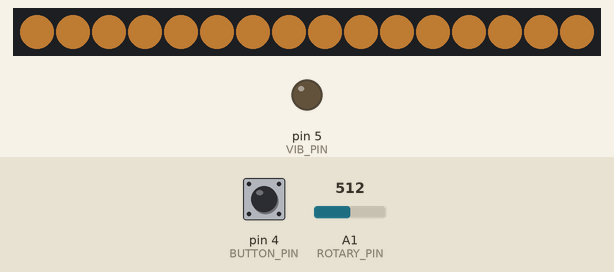
Bench run of a sketch on a simulated Arduino Uno, built with avr-gcc and run on an emulated ATmega328P. Shown: 16 RGB LEDs in strip order, left to right, output pins drawn as LEDs (lit = HIGH). The inputs (shaded band) are chosen by the test bench; at power-on: pin 4 (BUTTON_PIN) LOW, A1 (ROTARY_PIN) = 512. Dim RGB values are drawn brighter than linear; what the sketch prints to the serial monitor is not drawn.

Above: at 1.3 s.
1.4 s: pin 4 (BUTTON_PIN) pulled HIGH for 0.15 s
At 2.6 s:
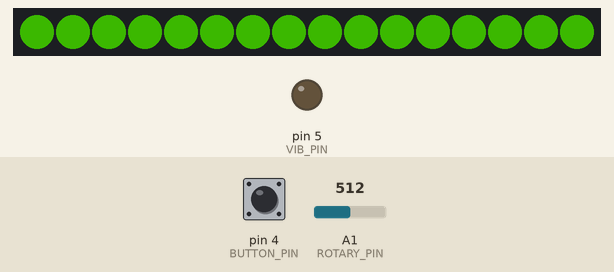
3.0 s: A1 (ROTARY_PIN) set to 97
At 4.3 s:
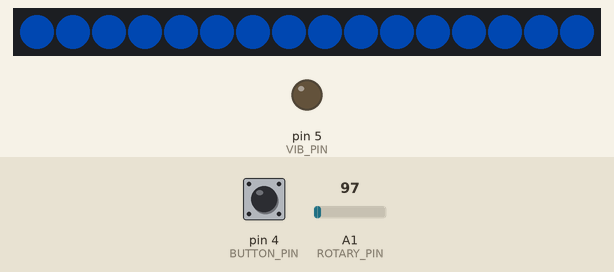
4.8 s: A1 (ROTARY_PIN) set to 1023
At 6.3 s:
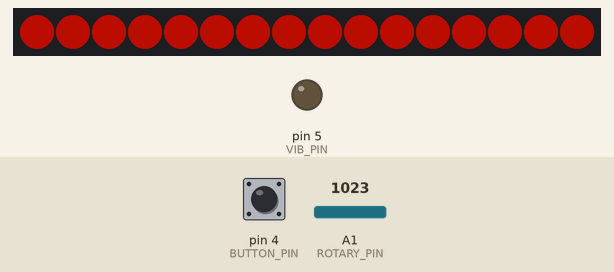
6.5 s: pin 4 (BUTTON_PIN) pulled HIGH for 1 s
8.1 s: pin 4 (BUTTON_PIN) pulled HIGH for 3.2 s
At 9.48 s:
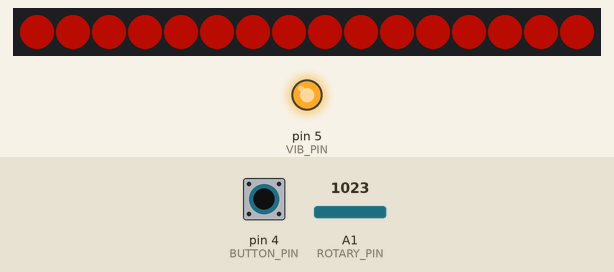
12.8 s: pin 4 (BUTTON_PIN) pulled HIGH for 3.2 s
At 14.18 s:
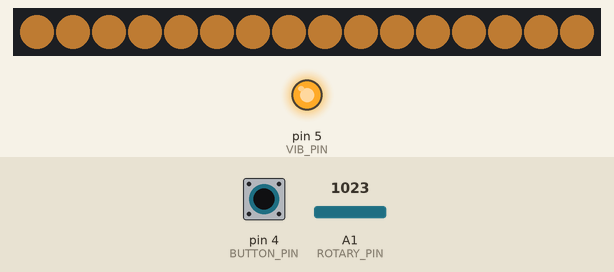
Timing chart, 0 to 15.9 s (numbered marks = the images above; inputs shaded):
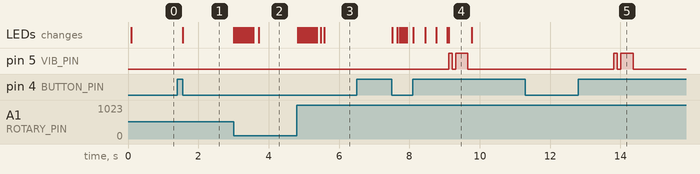

Measured:
- after the input at 1.4 s, the LEDs: change after 0.15 s (image 1)
- after the input at 3.0 s, the LEDs: first change at once (image 2 shows a later state)
- after the input at 4.8 s, the LEDs: first change at once (image 3 shows a later state)
- after the input at 8.1 s, pin 5 (VIB_PIN): LOW → HIGH after 1.0 s, → LOW 0.10 s later, → HIGH 0.10 s later, → LOW 0.35 s later
- after the input at 12.8 s, pin 5 (VIB_PIN): LOW → HIGH after 1.0 s, → LOW 0.10 s later, → HIGH 0.10 s later, → LOW 0.35 s later
- what the display in image 4 shows lasts 0.7 s, from 9.1 s to 9.8 s

The sketch:

blueyellow_version.ino
```cpp
#include <FastLED.h>

#define NUM_LEDS   16
#define DATA_PIN   6
#define VIB_PIN    5
#define ROTARY_PIN A1
#define BUTTON_PIN 4

// ★ 2700K Warm White — accessible to all vision types
#define WARM_R 255
#define WARM_G 165
#define WARM_B 67

CRGB leds[NUM_LEDS];

int angleBuffer          = 512;   // Start at center of calibrated range
uint8_t currentHue       = 160;   // Start at Blue
int freqMode             = 0;
int pressCount           = 0;
bool flashOn             = false;
int lastButtonState      = LOW;
bool isPressing          = false;
bool longPressHandled    = false;
uint8_t breathBrightness = 0;
bool breathingUp         = true;

unsigned long lastRotaryRead    = 0;
unsigned long lastFlashToggle   = 0;
unsigned long lastBreathUpdate  = 0;
unsigned long buttonPressedTime = 0;

const unsigned long LONG_PRESS_TIME = 1000;
const unsigned long DEBOUNCE_TIME   = 30;

// 4 Modes
const char* freqLabels[] = {
  "Warm Steady",
  "Color Steady",
  "Breathing",
  "Fast Flash"
};
const int NUM_MODES = 4;

void showWarmWhite();
void updateDisplay(unsigned long now);
void cycleFreq();
void sendSignal();
void effectBreathing(unsigned long now);
String getColorName(uint8_t hue);

void setup() {
  Serial.begin(9600);
  Serial.println("Family Orb v4.1 | Color-Blind Safe");
  Serial.println("Palette: Blue (cool/low) → Yellow (warm/high)");
  Serial.println("Pot calibrated: 0–660");
  Serial.println("Short press = cycle mode | Long press = SEND");

  pinMode(BUTTON_PIN, INPUT);
  pinMode(VIB_PIN, OUTPUT);

  FastLED.addLeds<WS2812B, DATA_PIN, GRB>(leds, NUM_LEDS);
  FastLED.setBrightness(80);

  showWarmWhite();
  FastLED.show();
  Serial.println("Ready!");
}

void loop() {
  unsigned long now = millis();

  if (now - lastRotaryRead > 50) {
    int angle = analogRead(ROTARY_PIN);
    angleBuffer = (angleBuffer * 7 + angle * 3) / 10;
    // Calibrated range 0–660: Blue(160) → Cyan → Chartreuse → Yellow(60)
    currentHue = map(angleBuffer, 0, 660, 160, 60);
    lastRotaryRead = now;
  }

  int reading = digitalRead(BUTTON_PIN);

  if (reading == HIGH && lastButtonState == LOW) {
    buttonPressedTime = now;
    isPressing        = true;
    longPressHandled  = false;
  }

  if (reading == LOW && lastButtonState == HIGH) {
    if (isPressing && !longPressHandled) {
      unsigned long dur = now - buttonPressedTime;
      if (dur > DEBOUNCE_TIME && dur < LONG_PRESS_TIME) {
        cycleFreq();
      }
    }
    isPressing = false;
  }

  if (isPressing && !longPressHandled &&
      (now - buttonPressedTime >= LONG_PRESS_TIME)) {
    sendSignal();
    longPressHandled = true;
  }

  lastButtonState = reading;

  updateDisplay(now);
  FastLED.show();
  delay(10);
}

void updateDisplay(unsigned long now) {
  // Calibrated: Blue(160) → Yellow(60) across pot range 0–660
  uint8_t smoothHue = map(angleBuffer, 0, 660, 160, 60);
  CRGB userColor = CRGB(CHSV(smoothHue, 255, 255));

  switch (freqMode) {
    case 0: // Warm Steady — warm white, accessible to all
      showWarmWhite();
      break;

    case 1: // Color Steady — blue-to-yellow knob
      fill_solid(leds, NUM_LEDS, userColor);
      break;

    case 2: // Breathing — blue-to-yellow knob with pulse
      effectBreathing(now);
      break;

    case 3: // Fast Flash — blue-to-yellow knob, on/off strobe
      if (now - lastFlashToggle > 200) {
        flashOn = !flashOn;
        lastFlashToggle = now;
      }
      fill_solid(leds, NUM_LEDS, flashOn ? userColor : CRGB::Black);
      break;
  }
}

// Breathing / Pulse effect
void effectBreathing(unsigned long now) {
  if (now - lastBreathUpdate > 10) {
    // Fix Bug #1: check before subtracting to prevent uint8_t underflow
    if (breathingUp) {
      breathBrightness += 2;
      if (breathBrightness >= 254) breathingUp = false;
    } else {
      if (breathBrightness <= 2) {
        breathBrightness = 0;
        breathingUp = true;
      } else {
        breathBrightness -= 2;
      }
    }
    lastBreathUpdate = now;
  }

  uint8_t smoothHue = map(angleBuffer, 0, 660, 160, 60);
  CRGB userColor = CRGB(CHSV(smoothHue, 255, breathBrightness));
  fill_solid(leds, NUM_LEDS, userColor);
}

void cycleFreq() {
  // Cap pressCount to avoid unbounded growth
  pressCount = (pressCount + 1) % NUM_MODES;
  freqMode = pressCount;
  flashOn = true;
  lastFlashToggle = millis();
  breathBrightness = 0;
  breathingUp = true;
  Serial.print("Mode → "); Serial.println(freqLabels[freqMode]);
}

void sendSignal() {
  // Apple-style haptic: short tap + pause + longer tap
  digitalWrite(VIB_PIN, HIGH); delay(100);
  digitalWrite(VIB_PIN, LOW);  delay(100);
  digitalWrite(VIB_PIN, HIGH); delay(350);
  digitalWrite(VIB_PIN, LOW);

  Serial.println("══════════════════");
  Serial.print("SENT | Color: ");  Serial.println(getColorName(currentHue));
  Serial.print("       Hue=");     Serial.println(currentHue);
  Serial.print("       Mode=");    Serial.println(freqLabels[freqMode]);
  Serial.println("══════════════════");

  freqMode   = 0;
  pressCount = 0;
  flashOn    = false;
  showWarmWhite();
  FastLED.show();
}

// Calibrated hue range: 160(Blue) → 60(Yellow), descending
// 12 buckets across 100-unit span, ~8.3 units each
String getColorName(uint8_t hue) {
  if      (hue >= 152) return "Blue";
  else if (hue >= 143) return "Blue-Cyan";
  else if (hue >= 134) return "Cyan";
  else if (hue >= 125) return "Cyan-Green";
  else if (hue >= 116) return "Teal";
  else if (hue >= 107) return "Green-Teal";
  else if (hue >= 98)  return "Green";
  else if (hue >= 89)  return "Lime-Green";
  else if (hue >= 80)  return "Lime";
  else if (hue >= 71)  return "Yellow-Lime";
  else if (hue >= 62)  return "Chartreuse";
  else                 return "Yellow";   // 60–61
}

void showWarmWhite() {
  fill_solid(leds, NUM_LEDS, CRGB(WARM_R, WARM_G, WARM_B));
}
```
